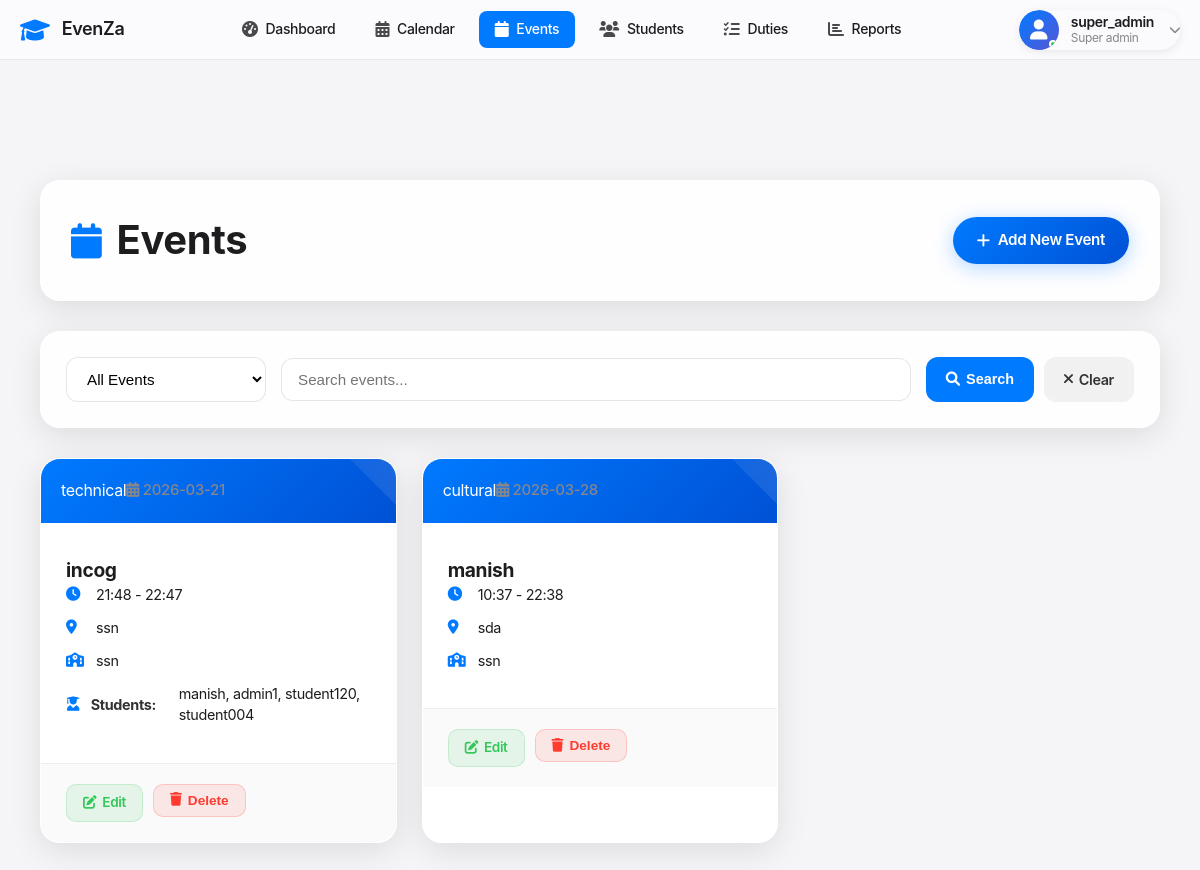
The app's page /events (signed in) with its own data.
### tables this page shows
CREATE TABLE events (
            id INTEGER PRIMARY KEY AUTOINCREMENT,
            name TEXT NOT NULL,
            type TEXT NOT NULL,
            event_date DATE NOT NULL,
            start_time TIME NOT NULL,
            end_time TIME NOT NULL,
            venue TEXT NOT NULL,
            description TEXT,
            host_school TEXT NOT NULL,
            participating_schools TEXT,
            status TEXT DEFAULT 'upcoming',
            created_at TIMESTAMP DEFAULT CURRENT_TIMESTAMP
        );

### app.py (the view)
@app.route('/events')
@login_required
def events():
    conn = get_db_connection()
    filter_type = request.args.get('filter', 'all')
    search = request.args.get('search', '')
    is_student = session.get('role') == 'student'
    if is_student:
        my_participant = conn.execute('''
            SELECT p.id FROM participants p
            JOIN users u ON u.username = p.unique_id
            WHERE u.id = ?
        ''', (session['user_id'],)).fetchone()
        if my_participant:
            query = '''
                SELECT e.* FROM events e
                JOIN participant_events pe ON e.id = pe.event_id
                WHERE pe.participant_id = ?
            '''
            params = [my_participant['id']]
        else:
            query = 'SELECT * FROM events WHERE 1=0'
            params = []
    else:
        query = 'SELECT * FROM events WHERE 1=1'
        params = []
    if filter_type == 'upcoming':
        query += ' AND event_date >= DATE("now")'
    elif filter_type == 'completed':
        query += ' AND event_date < DATE("now")'
    if search:
        query += ' AND (name LIKE ? OR type LIKE ? OR venue LIKE ?)'
        params.extend([f'%{search}%', f'%{search}%', f'%{search}%'])
    query += ' ORDER BY event_date ASC'
    events_rows = conn.execute(query, params).fetchall()
    events = []
    for row in events_rows:
        e = dict(row)
        participants_rows = conn.execute('''
            SELECT p.name
            FROM participants p
            JOIN participant_events pe ON p.id = pe.participant_id
            WHERE pe.event_id = ?
        ''', (e['id'],)).fetchall()
        e['assigned_participants'] = [p['name'] for p in participants_rows]
        e['is_enrolled'] = True
        events.append(e)
    conn.close()
    return render_template('events.html', events=events, filter_type=filter_type, search=search, is_student=is_student)

### app.py (called while the page is built)
def get_db_connection():
    conn = sqlite3.connect('events.db')
    conn.row_factory = sqlite3.Row
    return conn

def login_required(f):
    @wraps(f)
    def decorated_function(*args, **kwargs):
        if 'user_id' not in session:
            flash('Please login to access this page', 'error')
            return redirect(url_for('login'))
        return f(*args, **kwargs)
    return decorated_function

### templates/events.html (shortened to what this page needs)
{% extends "base.html" %}
{% block content %}
<div class="content">
    <div class="header">
        <div class="header-content">
            <h1><i class="fas fa-calendar"></i> Events</h1>
            {% if session.role in ['admin', 'super_admin'] %}
            <a href="{{ url_for('add_event') }}" class="add-btn">
                <i class="fas fa-plus"></i> Add New Event
            </a>
            {% endif %}
        </div>
    </div>
    <div class="controls">
        <form method="GET" class="controls-form">
            <select name="filter" class="form-select" onchange="this.form.submit()">
                <option value="all" {% if filter_type == 'all' %}selected{% endif %}>All Events</option>
            </select>
            <input type="text" name="search" class="form-input" placeholder="Search events..." value="{{ search }}">
            <div class="btn-group">
                <button type="submit" class="btn btn-primary">
                    <i class="fas fa-search"></i> Search
                </button>
                <a href="{{ url_for('events') }}" class="btn btn-secondary">
                    <i class="fas fa-times"></i> Clear
                </a>
            </div>
        </form>
    </div>
    <div class="events-grid">
        {% for event in events %}
        <div class="event-card fade-in" onclick="window.location.href='{{ url_for('event_detail', id=event.id) }}';" style="cursor: pointer;">
            <div class="event-header">
                <div class="event-badge">{{ event.type }}</div>
                <div class="event-date">
                    <i class="fas fa-calendar-alt"></i>
                    {{ event.event_date }}
                </div>
            </div>
            <div class="event-body">
                <h2 class="event-title">{{ event.name }}</h2>
                <div class="event-info">
                    <div class="event-detail">
                        <i class="fas fa-clock"></i>
                        {{ event.start_time }} - {{ event.end_time }}
                    </div>
                    <div class="event-detail">
                        <i class="fas fa-map-marker-alt"></i>
                        {{ event.venue }}
                    </div>
                    <div class="event-detail">
                        <i class="fas fa-school"></i>
                        {{ event.host_school }}
                    </div>
                    {% if event.assigned_participants %}
                        <div class="event-detail">
                            <i class="fas fa-user-graduate"></i>
                            <strong>Students:</strong> {{ event.assigned_participants|join(', ') }}
                        </div>
                    {% endif %}
                </div>
            </div>
            {% if session.role in ['admin', 'super_admin'] %}
            <div class="event-footer" onclick="event.stopPropagation();">
                <a href="{{ url_for('edit_event', id=event.id) }}" class="btn-sm btn-edit">
                    <i class="fas fa-edit"></i> Edit
                </a>
                <form method="POST" action="{{ url_for('delete_event', id=event.id) }}" style="display: inline;">
                    <button type="submit" class="btn-sm btn-delete"
                            onclick="return confirm('Are you sure you want to delete this event?')">
                        <i class="fas fa-trash"></i> Delete
                    </button>
                </form>
            </div>
            {% endif %}
        </div>
        {% endfor %}
    </div>
</div>
{% endblock %}

### static/css/style.css (style rules this page uses)
* { margin: 0; padding: 0; box-sizing: border-box; }
body { font-family: -apple-system, BlinkMacSystemFont, 'Segoe UI', Roboto, Oxygen, Ubuntu, Cantarell, sans-serif; background: #f5f5f7; color: #1d1d1f; line-height: 1.47059; font-weight: 400; letter-spacing: -.022em; }
.event-card { transition: all 0.3s cubic-bezier(0.4, 0, 0.2, 1); }
.event-header { display: flex; justify-content: between; align-items: flex-start; margin-bottom: 8px; }
.event-date { font-size: 15px; color: #86868b; font-weight: 500; }
.fade-in { opacity: 0; transform: translateY(30px); animation: fadeInUp 0.8s cubic-bezier(0.25, 0.46, 0.45, 0.94) forwards; }
.fade-in:nth-child(1) { animation-delay: 0.1s; }
.fade-in:nth-child(2) { animation-delay: 0.2s; }

### templates/base.html (style rules this page uses)
* { margin: 0; padding: 0; box-sizing: border-box; }
body { font-family: -apple-system, BlinkMacSystemFont, 'Segoe UI', Roboto, Oxygen, Ubuntu, Cantarell, sans-serif; background: #f5f5f7; color: #1d1d1f; }

### records on screen
events: type "technical", event_date "2026-03-21", name "incog", start_time "21:48", end_time "22:47", venue "ssn", host_school "ssn", assigned_participants "manish, admin1, student120, student004"
events: type "cultural", event_date "2026-03-28", name "manish", start_time "10:37", end_time "22:38", venue "sda", host_school "ssn"

### other values on screen
{{ session.username }} "super_admin"
{{ session.role|capitalize|replace('_', ' ') }} "Super admin"
